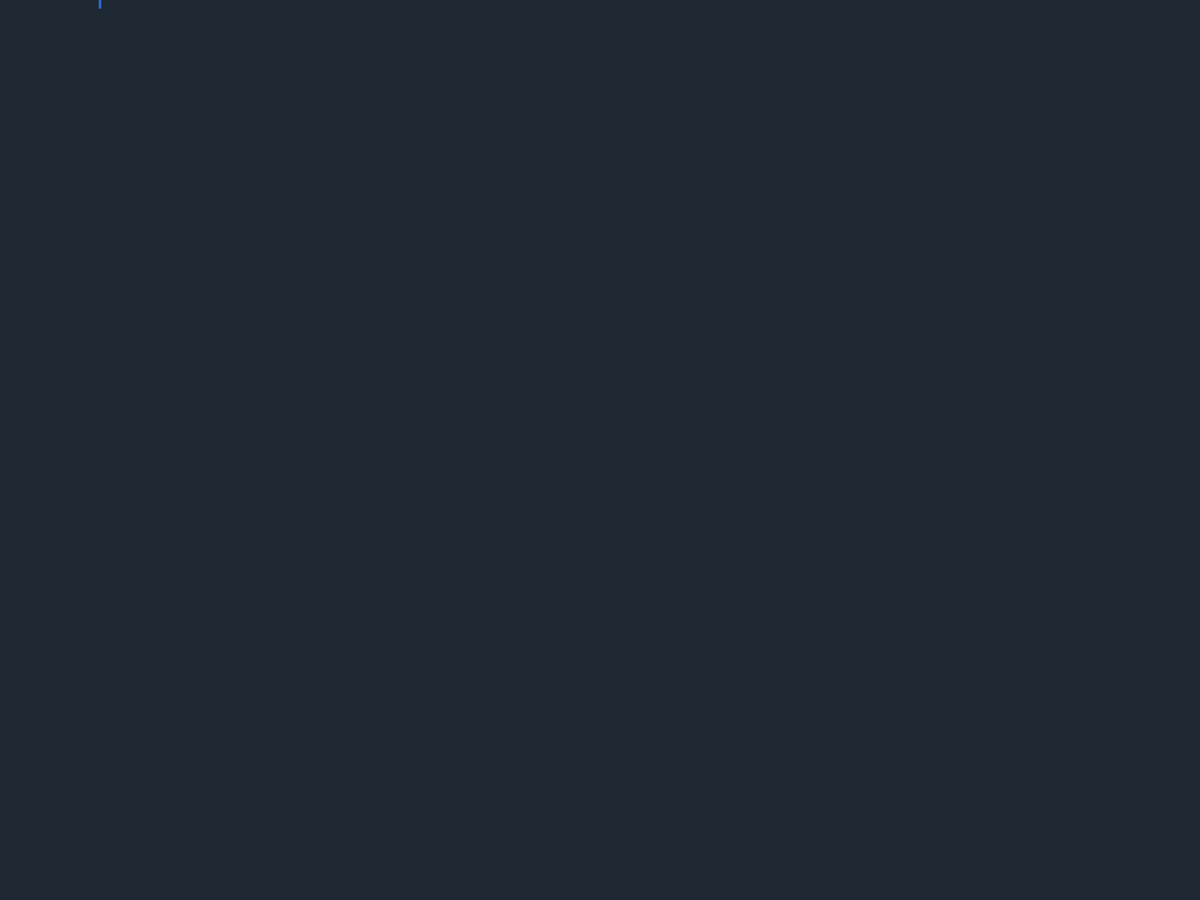
Frame 1 (no input)
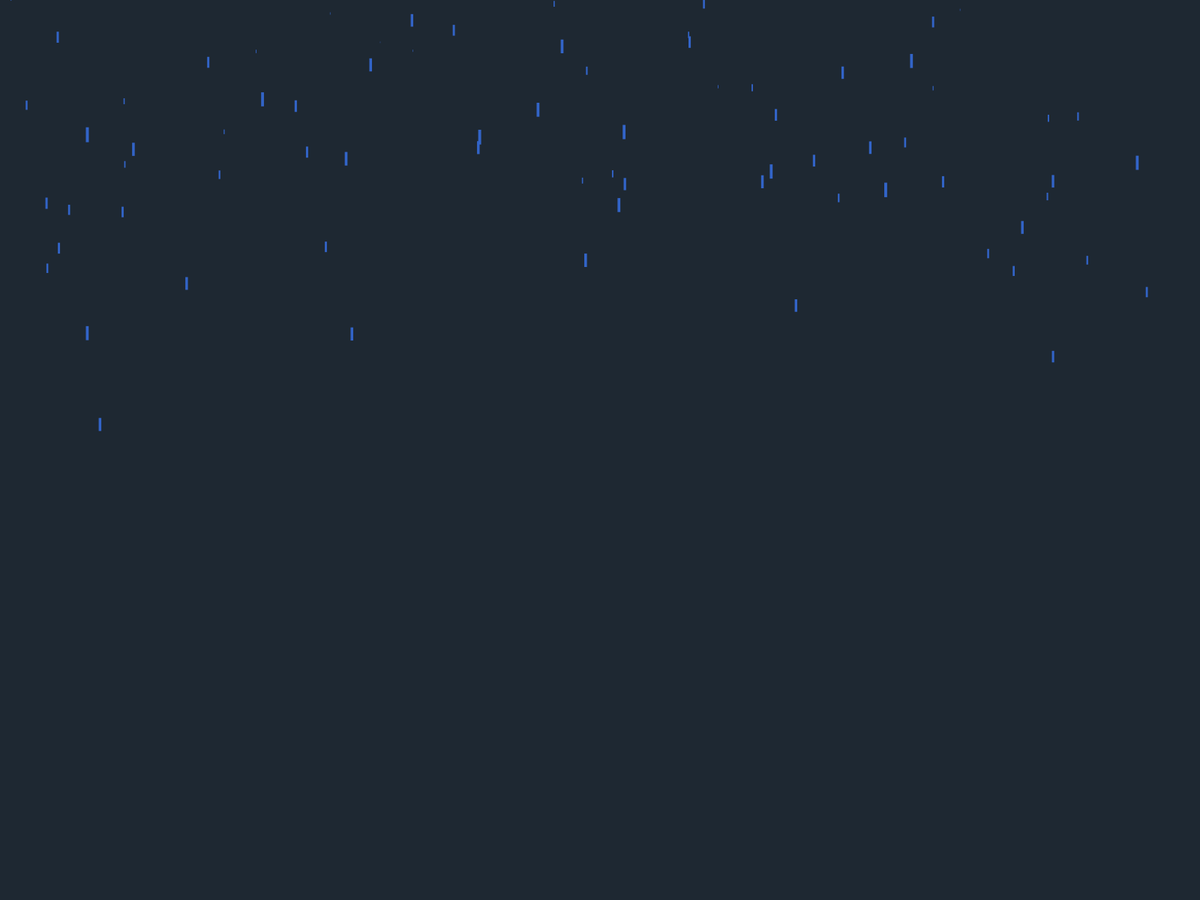
Frame 60 (the mouse pressed at the canvas centre just before this capture)
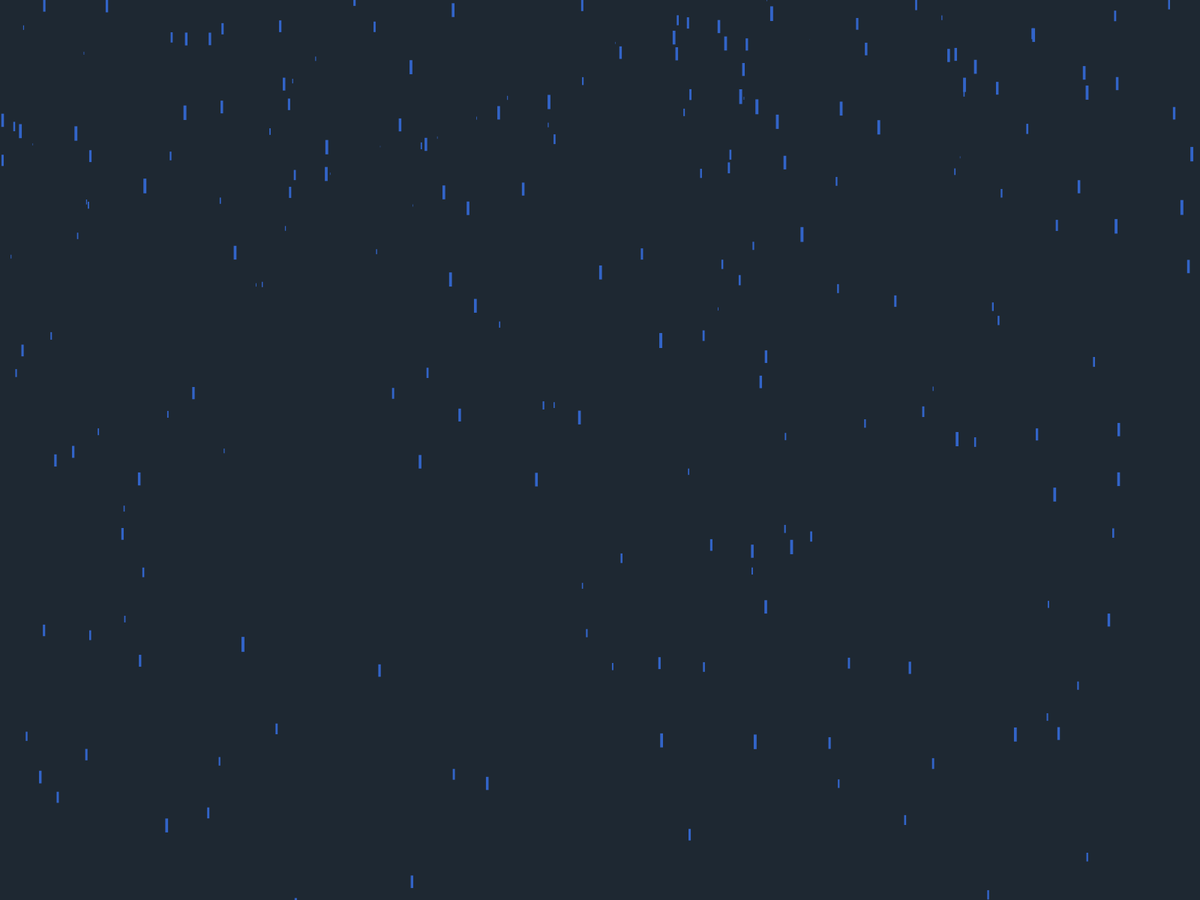
Frame 120 (the mouse held since frame 60 and released just before this capture)

The Processing sketch that drew these frames (run headless with seeded random() and noise(); from frame 60 on, the mouse is pressed at the canvas centre):

// Processing sketch: Rain
// ── Rain.pde
// Simulates rain

Drop[] drops = new Drop[500];

void setup(){
  fullScreen();
  for(int i = 0; i < drops.length; i++){
    drops[i] = new Drop();
  }
}
void draw(){
  background(30,40,50);
  for(int i = 0; i < drops.length; i++){
    drops[i].fall();
    drops[i].show();
  }
}

// ── Drop.pde
class Drop{
  
  float x = random(0, width);
  float y = random(-height * 2, 0);
  float velocity = 5;
  float gravity = 0.2;
  float size = random (0, 1);
  
  void fall(){
    y += velocity * size;
    velocity += gravity;
    if(y > height){
      x = random(0, width);
      y = 0;
      velocity = 10;
    }
  }
  
  void show(){
    fill(50,100,200);
    noStroke();
    rect(x, y, 4 * size, 20 * size);
  }
}
